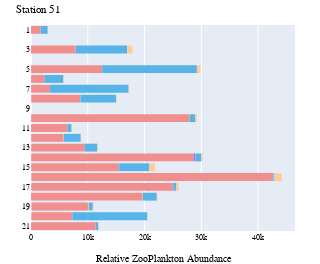
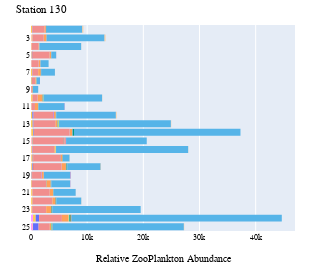

Here is the notebook cell these charts were saved with, in order:
### Code cell
stations = ['51', '130']

cm_to_px = 96 / 2.54  # Conversion factor from centimeters to pixels
width_in_cm = 5
height_in_cm = 7

tax_colors = {}

for station in stations:
    grouped_df = zooplankton_long[zooplankton_long['StationPrefix'] == station][['Station', 'ZooScan_group', 'count']]
    
    grouped_df = grouped_df.groupby(['Station', 'ZooScan_group']).agg({'count':'sum'}).reset_index()
    
    # Split station into prefix and suffix and change to integer
    grouped_df['Sample'] = [x.split('_')[1] for x in grouped_df['Station']]
    
    fig = px.histogram(grouped_df.sort_values(["Sample", 'ZooScan_group'], ascending=[True, True]), 
                x="count", 
                y="Sample",
                
                color='ZooScan_group',
                color_discrete_map={
                    "Rare": "#545454",
                    "Noctiluca": "#56B4E8",
                    "Calanoida": "#F18E8E",
                    "Echinodermata": "#009A83",
                    "Harpacticoida": "#F0E442",
                    "Mollusca": "#FF6600",
                    "Pisces_egg": "#FFCC99",
                    "Pisces_larvae": "#6600CC",
                },
                category_orders={
                    "Sample": ['1', '2', '3', '4', '5', '6', '7', '8', '9', '10',
                               '11', '12', '13', '14', '15', '16', '17', '18', '19', '20',
                               '21', '22', '23', '24', '25']
                },                        
                orientation='h'
            )

    fig.update_layout(
        font=dict(
            family="Times New Roman, serif",  # Set the font family to Times New Roman
            size=8,  # Set the font size
            color="black"  # Set the font color
        ),
        autosize=False,
        width=width_in_cm * cm_to_px,
        height=height_in_cm * cm_to_px,
        margin=dict( # Set the margins
            l=0,  # Left margin
            r=25,  # Right margin
            b=25,  # Bottom margin
            t=25  # Top margin
        ),
        showlegend=False,
        xaxis_title_text='Relative ZooPlankton Abundance',
        title_text='Station {}'.format(station),
        yaxis_title_text=''
    )

    fig.show()

    for trace in fig.data:
        # If trace is not in the dictionary, add it
        if trace.name not in tax_colors:
            # If trace contains a color already in use, give an error
            if trace.marker.color in tax_colors.values():
                raise ValueError(f'Color for {trace.name} already in use, review color disctrete map')
            tax_colors[trace.name] = trace.marker.color
           
    # Save figure as svg
    fig.write_image("../figures/zooplankton/zooscan_absolute_abundance_{}.svg".format(station), scale=1)
    fig.write_image("../figures/zooplankton/zooscan_absolute_abundance_{}.png".format(station), scale=1)

### Figure 1 — Plotly figure (JSON) as saved in the notebook; plotly's stock layout.template omitted (floating-point values rounded to 4 significant figures)
{"data": [{"alignmentgroup": "True", "bingroup": "y", "histfunc": "sum", "hovertemplate": "ZooScan_group=Annelida<br>sum of count=%{x}<br>Sample=%{y}<extra></extra>", "legendgroup": "Annelida", "marker": {"color": "#FF97FF", "pattern": {"shape": ""}}, "name": "Annelida", "offsetgroup": "Annelida", "orientation": "h", "showlegend": true, "type": "histogram", "x": [2.688, 24.33, 0, 11.51, 32.57, 43.37, 21.9, 67.3, 23.33, 12.11, 126.3, 0, 110.6, 19.17, 10.98, 0, 0, 6.082, 25.27, 50.41, 0], "xaxis": "x", "y": ["1", "10", "11", "12", "13", "14", "15", "16", "17", "18", "19", "2", "20", "21", "3", "4", "5", "6", "7", "8", "9"], "yaxis": "y"}, {"alignmentgroup": "True", "bingroup": "y", "histfunc": "sum", "hovertemplate": "ZooScan_group=Appendicularia<br>sum of count=%{x}<br>Sample=%{y}<extra></extra>", "legendgroup": "Appendicularia", "marker": {"color": "#FECB52", "pattern": {"shape": ""}}, "name": "Appendicularia", "offsetgroup": "Appendicularia", "orientation": "h", "showlegend": true, "type": "histogram", "x": [5.375, 0, 11.9, 5.755, 5.429, 10.84, 0, 0, 0, 0, 12.63, 0, 0, 0, 5.491, 0, 11.74, 3.041, 0, 6.302, 0], "xaxis": "x", "y": ["1", "10", "11", "12", "13", "14", "15", "16", "17", "18", "19", "2", "20", "21", "3", "4", "5", "6", "7", "8", "9"], "yaxis": "y"}, {"alignmentgroup": "True", "bingroup": "y", "histfunc": "sum", "hovertemplate": "ZooScan_group=Bellerochea<br>sum of count=%{x}<br>Sample=%{y}<extra></extra>", "legendgroup": "Bellerochea", "marker": {"color": "#636efa", "pattern": {"shape": ""}}, "name": "Bellerochea", "offsetgroup": "Bellerochea", "orientation": "h", "showlegend": true, "type": "histogram", "x": [0, 0, 0, 0, 0, 0, 0, 0, 0, 0, 0, 0, 0, 0, 0, 0, 0, 0, 0, 0, 0], "xaxis": "x", "y": ["1", "10", "11", "12", "13", "14", "15", "16", "17", "18", "19", "2", "20", "21", "3", "4", "5", "6", "7", "8", "9"], "yaxis": "y"}, {"alignmentgroup": "True", "bingroup": "y", "histfunc": "sum", "hovertemplate": "ZooScan_group=Brachyura_zoea<br>sum of count=%{x}<br>Sample=%{y}<extra></extra>", "legendgroup": "Brachyura_zoea", "marker": {"color": "#EF553B", "pattern": {"shape": ""}}, "name": "Brachyura_zoea", "offsetgroup": "Brachyura_zoea", "orientation": "h", "showlegend": true, "type": "histogram", "x": [0, 0, 5.952, 17.27, 16.29, 75.9, 21.9, 0, 23.33, 0, 6.314, 0, 0, 0, 0, 0, 0, 0, 0, 0, 0], "xaxis": "x", "y": ["1", "10", "11", "12", "13", "14", "15", "16", "17", "18", "19", "2", "20", "21", "3", "4", "5", "6", "7", "8", "9"], "yaxis": "y"}, {"alignmentgroup": "True", "bingroup": "y", "histfunc": "sum", "hovertemplate": "ZooScan_group=Calanoida<br>sum of count=%{x}<br>Sample=%{y}<extra></extra>", "legendgroup": "Calanoida", "marker": {"color": "#F18E8E", "pattern": {"shape": ""}}, "name": "Calanoida", "offsetgroup": "Calanoida", "orientation": "h", "showlegend": true, "type": "histogram", "x": [1669.0, 27930.0, 6362.0, 5675.0, 9397.0, 28520.0, 15390.0, 42510.0, 24920.0, 19590.0, 9939.0, 0, 7087.0, 11330.0, 7819.0, 0, 12490.0, 2363.0, 3298.0, 8570.0, 0], "xaxis": "x", "y": ["1", "10", "11", "12", "13", "14", "15", "16", "17", "18", "19", "2", "20", "21", "3", "4", "5", "6", "7", "8", "9"], "yaxis": "y"}, {"alignmentgroup": "True", "bingroup": "y", "histfunc": "sum", "hovertemplate": "ZooScan_group=Caridae_zoea<br>sum of count=%{x}<br>Sample=%{y}<extra></extra>", "legendgroup": "Caridae_zoea", "marker": {"color": "#00cc96", "pattern": {"shape": ""}}, "name": "Caridae_zoea", "offsetgroup": "Caridae_zoea", "orientation": "h", "showlegend": true, "type": "histogram", "x": [0, 0, 5.952, 0, 0, 32.53, 10.95, 0, 0, 0, 0, 0, 0, 0, 0, 0, 0, 0, 0, 0, 0], "xaxis": "x", "y": ["1", "10", "11", "12", "13", "14", "15", "16", "17", "18", "19", "2", "20", "21", "3", "4", "5", "6", "7", "8", "9"], "yaxis": "y"}, {"alignmentgroup": "True", "bingroup": "y", "histfunc": "sum", "hovertemplate": "ZooScan_group=Cirripeda_cyp<br>sum of count=%{x}<br>Sample=%{y}<extra></extra>", "legendgroup": "Cirripeda_cyp", "marker": {"color": "#ab63fa", "pattern": {"shape": ""}}, "name": "Cirripeda_cyp", "offsetgroup": "Cirripeda_cyp", "orientation": "h", "showlegend": true, "type": "histogram", "x": [13.44, 0, 23.81, 11.51, 32.57, 260.2, 43.81, 44.87, 116.7, 36.33, 63.14, 0, 26.03, 38.33, 32.94, 0, 0, 3.041, 18.95, 44.11, 0], "xaxis": "x", "y": ["1", "10", "11", "12", "13", "14", "15", "16", "17", "18", "19", "2", "20", "21", "3", "4", "5", "6", "7", "8", "9"], "yaxis": "y"}, {"alignmentgroup": "True", "bingroup": "y", "histfunc": "sum", "hovertemplate": "ZooScan_group=Cirripeda_naup<br>sum of count=%{x}<br>Sample=%{y}<extra></extra>", "legendgroup": "Cirripeda_naup", "marker": {"color": "#FFA15A", "pattern": {"shape": ""}}, "name": "Cirripeda_naup", "offsetgroup": "Cirripeda_naup", "orientation": "h", "showlegend": true, "type": "histogram", "x": [0, 0, 11.9, 0, 0, 21.69, 21.9, 0, 0, 24.22, 0, 0, 0, 0, 21.96, 0, 0, 0, 0, 0, 0], "xaxis": "x", "y": ["1", "10", "11", "12", "13", "14", "15", "16", "17", "18", "19", "2", "20", "21", "3", "4", "5", "6", "7", "8", "9"], "yaxis": "y"}, {"alignmentgroup": "True", "bingroup": "y", "histfunc": "sum", "hovertemplate": "ZooScan_group=Cnidaria<br>sum of count=%{x}<br>Sample=%{y}<extra></extra>", "legendgroup": "Cnidaria", "marker": {"color": "#19d3f3", "pattern": {"shape": ""}}, "name": "Cnidaria", "offsetgroup": "Cnidaria", "orientation": "h", "showlegend": true, "type": "histogram", "x": [16.13, 48.65, 0, 17.27, 27.14, 21.69, 0, 22.43, 0, 12.11, 0, 0, 0, 0, 21.96, 0, 58.68, 0, 0, 25.21, 0], "xaxis": "x", "y": ["1", "10", "11", "12", "13", "14", "15", "16", "17", "18", "19", "2", "20", "21", "3", "4", "5", "6", "7", "8", "9"], "yaxis": "y"}, {"alignmentgroup": "True", "bingroup": "y", "histfunc": "sum", "hovertemplate": "ZooScan_group=Ctenophora<br>sum of count=%{x}<br>Sample=%{y}<extra></extra>", "legendgroup": "Ctenophora", "marker": {"color": "#FF6692", "pattern": {"shape": ""}}, "name": "Ctenophora", "offsetgroup": "Ctenophora", "orientation": "h", "showlegend": true, "type": "histogram", "x": [2.688, 0, 0, 0, 0, 10.84, 0, 0, 0, 0, 0, 0, 0, 0, 10.98, 0, 0, 0, 0, 0, 0], "xaxis": "x", "y": ["1", "10", "11", "12", "13", "14", "15", "16", "17", "18", "19", "2", "20", "21", "3", "4", "5", "6", "7", "8", "9"], "yaxis": "y"}, {"alignmentgroup": "True", "bingroup": "y", "histfunc": "sum", "hovertemplate": "ZooScan_group=Cumacea<br>sum of count=%{x}<br>Sample=%{y}<extra></extra>", "legendgroup": "Cumacea", "marker": {"color": "#B6E880", "pattern": {"shape": ""}}, "name": "Cumacea", "offsetgroup": "Cumacea", "orientation": "h", "showlegend": true, "type": "histogram", "x": [2.688, 24.33, 0, 46.04, 0, 10.84, 21.9, 44.87, 23.33, 36.33, 12.63, 0, 13.02, 0, 10.98, 0, 0, 6.082, 6.318, 12.6, 0], "xaxis": "x", "y": ["1", "10", "11", "12", "13", "14", "15", "16", "17", "18", "19", "2", "20", "21", "3", "4", "5", "6", "7", "8", "9"], "yaxis": "y"}, {"alignmentgroup": "True", "bingroup": "y", "histfunc": "sum", "hovertemplate": "ZooScan_group=Echinodermata<br>sum of count=%{x}<br>Sample=%{y}<extra></extra>", "legendgroup": "Echinodermata", "marker": {"color": "#009A83", "pattern": {"shape": ""}}, "name": "Echinodermata", "offsetgroup": "Echinodermata", "orientation": "h", "showlegend": true, "type": "histogram", "x": [0, 0, 0, 0, 0, 0, 0, 0, 0, 0, 0, 0, 0, 0, 0, 0, 0, 0, 0, 0, 0], "xaxis": "x", "y": ["1", "10", "11", "12", "13", "14", "15", "16", "17", "18", "19", "2", "20", "21", "3", "4", "5", "6", "7", "8", "9"], "yaxis": "y"}, {"alignmentgroup": "True", "bingroup": "y", "histfunc": "sum", "hovertemplate": "ZooScan_group=Harpacticoida<br>sum of count=%{x}<br>Sample=%{y}<extra></extra>", "legendgroup": "Harpacticoida", "marker": {"color": "#F0E442", "pattern": {"shape": ""}}, "name": "Harpacticoida", "offsetgroup": "Harpacticoida", "orientation": "h", "showlegend": true, "type": "histogram", "x": [0, 0, 0, 11.51, 5.429, 0, 10.95, 22.43, 0, 12.11, 75.77, 0, 39.05, 19.17, 0, 0, 0, 0, 12.64, 25.21, 0], "xaxis": "x", "y": ["1", "10", "11", "12", "13", "14", "15", "16", "17", "18", "19", "2", "20", "21", "3", "4", "5", "6", "7", "8", "9"], "yaxis": "y"}, {"alignmentgroup": "True", "bingroup": "y", "histfunc": "sum", "hovertemplate": "ZooScan_group=Mollusca<br>sum of count=%{x}<br>Sample=%{y}<extra></extra>", "legendgroup": "Mollusca", "marker": {"color": "#FF6600", "pattern": {"shape": ""}}, "name": "Mollusca", "offsetgroup": "Mollusca", "orientation": "h", "showlegend": true, "type": "histogram", "x": [0, 0, 0, 0, 0, 0, 0, 0, 0, 0, 0, 0, 0, 0, 0, 0, 0, 0, 0, 0, 0], "xaxis": "x", "y": ["1", "10", "11", "12", "13", "14", "15", "16", "17", "18", "19", "2", "20", "21", "3", "4", "5", "6", "7", "8", "9"], "yaxis": "y"}, {"alignmentgroup": "True", "bingroup": "y", "histfunc": "sum", "hovertemplate": "ZooScan_group=Noctiluca<br>sum of count=%{x}<br>Sample=%{y}<extra></extra>", "legendgroup": "Noctiluca", "marker": {"color": "#56B4E8", "pattern": {"shape": ""}}, "name": "Noctiluca", "offsetgroup": "Noctiluca", "orientation": "h", "showlegend": true, "type": "histogram", "x": [1220.0, 924.4, 726.1, 2964.0, 2161.0, 975.9, 5312.0, 179.5, 466.6, 2434.0, 656.7, 0, 13190.0, 460.0, 9004.0, 0, 16680.0, 3321.0, 13840.0, 6245.0, 0], "xaxis": "x", "y": ["1", "10", "11", "12", "13", "14", "15", "16", "17", "18", "19", "2", "20", "21", "3", "4", "5", "6", "7", "8", "9"], "yaxis": "y"}, {"alignmentgroup": "True", "bingroup": "y", "histfunc": "sum", "hovertemplate": "ZooScan_group=Pisces_egg<br>sum of count=%{x}<br>Sample=%{y}<extra></extra>", "legendgroup": "Pisces_egg", "marker": {"color": "#FFCC99", "pattern": {"shape": ""}}, "name": "Pisces_egg", "offsetgroup": "Pisces_egg", "orientation": "h", "showlegend": true, "type": "histogram", "x": [59.13, 291.9, 101.2, 109.3, 92.29, 281.9, 996.7, 1301.0, 420.0, 121.1, 126.3, 0, 71.58, 95.83, 944.4, 0, 633.8, 106.4, 107.4, 138.6, 0], "xaxis": "x", "y": ["1", "10", "11", "12", "13", "14", "15", "16", "17", "18", "19", "2", "20", "21", "3", "4", "5", "6", "7", "8", "9"], "yaxis": "y"}, {"alignmentgroup": "True", "bingroup": "y", "histfunc": "sum", "hovertemplate": "ZooScan_group=Pisces_larvae<br>sum of count=%{x}<br>Sample=%{y}<extra></extra>", "legendgroup": "Pisces_larvae", "marker": {"color": "#6600CC", "pattern": {"shape": ""}}, "name": "Pisces_larvae", "offsetgroup": "Pisces_larvae", "orientation": "h", "showlegend": true, "type": "histogram", "x": [2.688, 0, 0, 0, 0, 0, 0, 0, 0, 0, 0, 0, 0, 0, 0, 0, 0, 0, 0, 0, 0], "xaxis": "x", "y": ["1", "10", "11", "12", "13", "14", "15", "16", "17", "18", "19", "2", "20", "21", "3", "4", "5", "6", "7", "8", "9"], "yaxis": "y"}], "layout": {"autosize": false, "barmode": "relative", "font": {"color": "black", "family": "Times New Roman, serif", "size": 8}, "height": 264.6, "legend": {"title": {"text": "ZooScan_group"}, "tracegroupgap": 0}, "margin": {"b": 25, "l": 0, "r": 25, "t": 25}, "showlegend": false, "title": {"text": "Station 51"}, "width": 189.0, "xaxis": {"anchor": "y", "domain": [0, 1], "title": {"text": "Relative ZooPlankton Abundance"}}, "yaxis": {"anchor": "x", "categoryarray": ["25", "24", "23", "22", "21", "20", "19", "18", "17", "16", "15", "14", "13", "12", "11", "10", "9", "8", "7", "6", "5", "4", "3", "2", "1"], "categoryorder": "array", "domain": [0, 1], "title": {"text": ""}}}}

### Figure 2 — Plotly figure (JSON) as saved in the notebook; plotly's stock layout.template omitted (floating-point values rounded to 4 significant figures)
{"data": [{"alignmentgroup": "True", "bingroup": "y", "histfunc": "sum", "hovertemplate": "ZooScan_group=Annelida<br>sum of count=%{x}<br>Sample=%{y}<extra></extra>", "legendgroup": "Annelida", "marker": {"color": "#FF97FF", "pattern": {"shape": ""}}, "name": "Annelida", "offsetgroup": "Annelida", "orientation": "h", "showlegend": true, "type": "histogram", "x": [0, 27.0, 7.325, 0, 0, 52.09, 123.6, 43.69, 54.56, 38.41, 18.93, 0, 20.26, 34.26, 31.26, 55.8, 359.2, 293.3, 86.57, 10.18, 42.18, 14.16, 0, 0, 0], "xaxis": "x", "y": ["1", "10", "11", "12", "13", "14", "15", "16", "17", "18", "19", "2", "20", "21", "22", "23", "24", "25", "3", "4", "5", "6", "7", "8", "9"], "yaxis": "y"}, {"alignmentgroup": "True", "bingroup": "y", "histfunc": "sum", "hovertemplate": "ZooScan_group=Appendicularia<br>sum of count=%{x}<br>Sample=%{y}<extra></extra>", "legendgroup": "Appendicularia", "marker": {"color": "#FECB52", "pattern": {"shape": ""}}, "name": "Appendicularia", "offsetgroup": "Appendicularia", "orientation": "h", "showlegend": true, "type": "histogram", "x": [0, 243.0, 80.57, 240.9, 307.2, 364.6, 173.0, 131.1, 236.4, 211.2, 94.64, 176.1, 121.6, 217.0, 243.8, 139.5, 478.9, 58.67, 173.1, 91.61, 103.1, 61.38, 214.2, 141.5, 18.04], "xaxis": "x", "y": ["1", "10", "11", "12", "13", "14", "15", "16", "17", "18", "19", "2", "20", "21", "22", "23", "24", "25", "3", "4", "5", "6", "7", "8", "9"], "yaxis": "y"}, {"alignmentgroup": "True", "bingroup": "y", "histfunc": "sum", "hovertemplate": "ZooScan_group=Bellerochea<br>sum of count=%{x}<br>Sample=%{y}<extra></extra>", "legendgroup": "Bellerochea", "marker": {"color": "#636efa", "pattern": {"shape": ""}}, "name": "Bellerochea", "offsetgroup": "Bellerochea", "orientation": "h", "showlegend": true, "type": "histogram", "x": [0, 0, 21.97, 210.8, 139.6, 104.2, 49.42, 87.39, 54.56, 115.2, 56.79, 67.71, 20.26, 11.42, 12.5, 27.9, 598.6, 997.4, 24.73, 5.089, 93.72, 18.89, 48.68, 32.66, 9.018], "xaxis": "x", "y": ["1", "10", "11", "12", "13", "14", "15", "16", "17", "18", "19", "2", "20", "21", "22", "23", "24", "25", "3", "4", "5", "6", "7", "8", "9"], "yaxis": "y"}, {"alignmentgroup": "True", "bingroup": "y", "histfunc": "sum", "hovertemplate": "ZooScan_group=Brachyura_zoea<br>sum of count=%{x}<br>Sample=%{y}<extra></extra>", "legendgroup": "Brachyura_zoea", "marker": {"color": "#EF553B", "pattern": {"shape": ""}}, "name": "Brachyura_zoea", "offsetgroup": "Brachyura_zoea", "orientation": "h", "showlegend": true, "type": "histogram", "x": [0, 27.0, 0, 0, 0, 0, 0, 0, 90.94, 115.2, 18.93, 0, 20.26, 11.42, 25.01, 55.8, 0, 0, 0, 5.089, 70.29, 0, 9.736, 0, 3.006], "xaxis": "x", "y": ["1", "10", "11", "12", "13", "14", "15", "16", "17", "18", "19", "2", "20", "21", "22", "23", "24", "25", "3", "4", "5", "6", "7", "8", "9"], "yaxis": "y"}, {"alignmentgroup": "True", "bingroup": "y", "histfunc": "sum", "hovertemplate": "ZooScan_group=Calanoida<br>sum of count=%{x}<br>Sample=%{y}<extra></extra>", "legendgroup": "Calanoida", "marker": {"color": "#F18E8E", "pattern": {"shape": ""}}, "name": "Calanoida", "offsetgroup": "Calanoida", "orientation": "h", "showlegend": true, "type": "histogram", "x": [0, 809.9, 593.3, 3493.0, 3826.0, 6303.0, 5510.0, 3889.0, 4856.0, 4935.0, 1666.0, 2126.0, 2492.0, 3049.0, 3470.0, 2427.0, 4070.0, 1995.0, 1966.0, 1242.0, 2915.0, 1237.0, 1003.0, 587.8, 156.3], "xaxis": "x", "y": ["1", "10", "11", "12", "13", "14", "15", "16", "17", "18", "19", "2", "20", "21", "22", "23", "24", "25", "3", "4", "5", "6", "7", "8", "9"], "yaxis": "y"}, {"alignmentgroup": "True", "bingroup": "y", "histfunc": "sum", "hovertemplate": "ZooScan_group=Caridae_zoea<br>sum of count=%{x}<br>Sample=%{y}<extra></extra>", "legendgroup": "Caridae_zoea", "marker": {"color": "#00cc96", "pattern": {"shape": ""}}, "name": "Caridae_zoea", "offsetgroup": "Caridae_zoea", "orientation": "h", "showlegend": true, "type": "histogram", "x": [0, 0, 0, 0, 0, 0, 24.71, 0, 18.19, 0, 0, 0, 60.78, 0, 6.251, 0, 0, 0, 0, 0, 0, 0, 0, 10.89, 0], "xaxis": "x", "y": ["1", "10", "11", "12", "13", "14", "15", "16", "17", "18", "19", "2", "20", "21", "22", "23", "24", "25", "3", "4", "5", "6", "7", "8", "9"], "yaxis": "y"}, {"alignmentgroup": "True", "bingroup": "y", "histfunc": "sum", "hovertemplate": "ZooScan_group=Cirripeda_cyp<br>sum of count=%{x}<br>Sample=%{y}<extra></extra>", "legendgroup": "Cirripeda_cyp", "marker": {"color": "#ab63fa", "pattern": {"shape": ""}}, "name": "Cirripeda_cyp", "offsetgroup": "Cirripeda_cyp", "orientation": "h", "showlegend": true, "type": "histogram", "x": [0, 54.0, 7.325, 120.4, 55.86, 52.09, 74.13, 0, 18.19, 38.41, 75.72, 13.54, 20.26, 11.42, 12.5, 0, 0, 0, 24.73, 5.089, 56.23, 33.05, 0, 10.89, 6.012], "xaxis": "x", "y": ["1", "10", "11", "12", "13", "14", "15", "16", "17", "18", "19", "2", "20", "21", "22", "23", "24", "25", "3", "4", "5", "6", "7", "8", "9"], "yaxis": "y"}, {"alignmentgroup": "True", "bingroup": "y", "histfunc": "sum", "hovertemplate": "ZooScan_group=Cirripeda_naup<br>sum of count=%{x}<br>Sample=%{y}<extra></extra>", "legendgroup": "Cirripeda_naup", "marker": {"color": "#FFA15A", "pattern": {"shape": ""}}, "name": "Cirripeda_naup", "offsetgroup": "Cirripeda_naup", "orientation": "h", "showlegend": true, "type": "histogram", "x": [0, 917.9, 542.0, 361.3, 391.0, 468.8, 148.3, 218.5, 291.0, 768.2, 340.7, 243.8, 769.8, 593.9, 587.6, 948.5, 1197.0, 234.7, 470.0, 122.1, 309.3, 311.6, 467.3, 174.2, 120.2], "xaxis": "x", "y": ["1", "10", "11", "12", "13", "14", "15", "16", "17", "18", "19", "2", "20", "21", "22", "23", "24", "25", "3", "4", "5", "6", "7", "8", "9"], "yaxis": "y"}, {"alignmentgroup": "True", "bingroup": "y", "histfunc": "sum", "hovertemplate": "ZooScan_group=Cnidaria<br>sum of count=%{x}<br>Sample=%{y}<extra></extra>", "legendgroup": "Cnidaria", "marker": {"color": "#19d3f3", "pattern": {"shape": ""}}, "name": "Cnidaria", "offsetgroup": "Cnidaria", "orientation": "h", "showlegend": true, "type": "histogram", "x": [0, 27.0, 14.65, 30.11, 27.93, 52.09, 24.71, 21.85, 18.19, 38.41, 18.93, 0, 60.78, 45.68, 0, 0, 0, 58.67, 12.37, 10.18, 0, 9.443, 9.736, 10.89, 9.018], "xaxis": "x", "y": ["1", "10", "11", "12", "13", "14", "15", "16", "17", "18", "19", "2", "20", "21", "22", "23", "24", "25", "3", "4", "5", "6", "7", "8", "9"], "yaxis": "y"}, {"alignmentgroup": "True", "bingroup": "y", "histfunc": "sum", "hovertemplate": "ZooScan_group=Ctenophora<br>sum of count=%{x}<br>Sample=%{y}<extra></extra>", "legendgroup": "Ctenophora", "marker": {"color": "#FF6692", "pattern": {"shape": ""}}, "name": "Ctenophora", "offsetgroup": "Ctenophora", "orientation": "h", "showlegend": true, "type": "histogram", "x": [0, 0, 7.325, 0, 27.93, 26.04, 98.84, 0, 0, 38.41, 18.93, 40.63, 20.26, 11.42, 6.251, 0, 0, 0, 0, 0, 9.372, 9.443, 9.736, 0, 0], "xaxis": "x", "y": ["1", "10", "11", "12", "13", "14", "15", "16", "17", "18", "19", "2", "20", "21", "22", "23", "24", "25", "3", "4", "5", "6", "7", "8", "9"], "yaxis": "y"}, {"alignmentgroup": "True", "bingroup": "y", "histfunc": "sum", "hovertemplate": "ZooScan_group=Cumacea<br>sum of count=%{x}<br>Sample=%{y}<extra></extra>", "legendgroup": "Cumacea", "marker": {"color": "#B6E880", "pattern": {"shape": ""}}, "name": "Cumacea", "offsetgroup": "Cumacea", "orientation": "h", "showlegend": true, "type": "histogram", "x": [0, 0, 0, 0, 0, 0, 0, 0, 0, 19.2, 0, 0, 0, 0, 0, 0, 119.7, 0, 0, 0, 4.686, 0, 0, 0, 0], "xaxis": "x", "y": ["1", "10", "11", "12", "13", "14", "15", "16", "17", "18", "19", "2", "20", "21", "22", "23", "24", "25", "3", "4", "5", "6", "7", "8", "9"], "yaxis": "y"}, {"alignmentgroup": "True", "bingroup": "y", "histfunc": "sum", "hovertemplate": "ZooScan_group=Echinodermata<br>sum of count=%{x}<br>Sample=%{y}<extra></extra>", "legendgroup": "Echinodermata", "marker": {"color": "#009A83", "pattern": {"shape": ""}}, "name": "Echinodermata", "offsetgroup": "Echinodermata", "orientation": "h", "showlegend": true, "type": "histogram", "x": [0, 80.99, 43.95, 0, 111.7, 234.4, 24.71, 0, 36.38, 153.6, 0, 94.8, 20.26, 22.84, 81.27, 111.6, 239.4, 58.67, 12.37, 10.18, 0, 9.443, 38.95, 32.66, 18.04], "xaxis": "x", "y": ["1", "10", "11", "12", "13", "14", "15", "16", "17", "18", "19", "2", "20", "21", "22", "23", "24", "25", "3", "4", "5", "6", "7", "8", "9"], "yaxis": "y"}, {"alignmentgroup": "True", "bingroup": "y", "histfunc": "sum", "hovertemplate": "ZooScan_group=Harpacticoida<br>sum of count=%{x}<br>Sample=%{y}<extra></extra>", "legendgroup": "Harpacticoida", "marker": {"color": "#F0E442", "pattern": {"shape": ""}}, "name": "Harpacticoida", "offsetgroup": "Harpacticoida", "orientation": "h", "showlegend": true, "type": "histogram", "x": [0, 54.0, 21.97, 30.11, 111.7, 0, 0, 65.54, 0, 0, 0, 0, 0, 0, 18.75, 0, 0, 58.67, 0, 10.18, 4.686, 0, 0, 10.89, 3.006], "xaxis": "x", "y": ["1", "10", "11", "12", "13", "14", "15", "16", "17", "18", "19", "2", "20", "21", "22", "23", "24", "25", "3", "4", "5", "6", "7", "8", "9"], "yaxis": "y"}, {"alignmentgroup": "True", "bingroup": "y", "histfunc": "sum", "hovertemplate": "ZooScan_group=Mollusca<br>sum of count=%{x}<br>Sample=%{y}<extra></extra>", "legendgroup": "Mollusca", "marker": {"color": "#FF6600", "pattern": {"shape": ""}}, "name": "Mollusca", "offsetgroup": "Mollusca", "orientation": "h", "showlegend": true, "type": "histogram", "x": [0, 0, 0, 0, 0, 0, 0, 0, 0, 0, 0, 0, 0, 22.84, 6.251, 27.9, 119.7, 58.67, 12.37, 0, 0, 0, 0, 0, 0], "xaxis": "x", "y": ["1", "10", "11", "12", "13", "14", "15", "16", "17", "18", "19", "2", "20", "21", "22", "23", "24", "25", "3", "4", "5", "6", "7", "8", "9"], "yaxis": "y"}, {"alignmentgroup": "True", "bingroup": "y", "histfunc": "sum", "hovertemplate": "ZooScan_group=Noctiluca<br>sum of count=%{x}<br>Sample=%{y}<extra></extra>", "legendgroup": "Noctiluca", "marker": {"color": "#56B4E8", "pattern": {"shape": ""}}, "name": "Noctiluca", "offsetgroup": "Noctiluca", "orientation": "h", "showlegend": true, "type": "histogram", "x": [0, 10420.0, 4615.0, 10630.0, 19910.0, 29640.0, 14360.0, 23530.0, 1200.0, 5934.0, 4675.0, 6379.0, 3343.0, 3929.0, 4451.0, 15730.0, 37470.0, 23410.0, 10310.0, 7420.0, 862.3, 1431.0, 2463.0, 576.9, 940.8], "xaxis": "x", "y": ["1", "10", "11", "12", "13", "14", "15", "16", "17", "18", "19", "2", "20", "21", "22", "23", "24", "25", "3", "4", "5", "6", "7", "8", "9"], "yaxis": "y"}, {"alignmentgroup": "True", "bingroup": "y", "histfunc": "sum", "hovertemplate": "ZooScan_group=Pisces_egg<br>sum of count=%{x}<br>Sample=%{y}<extra></extra>", "legendgroup": "Pisces_egg", "marker": {"color": "#FFCC99", "pattern": {"shape": ""}}, "name": "Pisces_egg", "offsetgroup": "Pisces_egg", "orientation": "h", "showlegend": true, "type": "histogram", "x": [0, 27.0, 7.325, 120.4, 55.86, 0, 0, 21.85, 36.38, 57.61, 37.86, 176.1, 20.26, 11.42, 25.01, 0, 0, 58.67, 173.1, 15.27, 14.06, 9.443, 9.736, 0, 3.006], "xaxis": "x", "y": ["1", "10", "11", "12", "13", "14", "15", "16", "17", "18", "19", "2", "20", "21", "22", "23", "24", "25", "3", "4", "5", "6", "7", "8", "9"], "yaxis": "y"}, {"alignmentgroup": "True", "bingroup": "y", "histfunc": "sum", "hovertemplate": "ZooScan_group=Pisces_larvae<br>sum of count=%{x}<br>Sample=%{y}<extra></extra>", "legendgroup": "Pisces_larvae", "marker": {"color": "#6600CC", "pattern": {"shape": ""}}, "name": "Pisces_larvae", "offsetgroup": "Pisces_larvae", "orientation": "h", "showlegend": true, "type": "histogram", "x": [0, 0, 21.97, 0, 0, 0, 0, 0, 0, 0, 37.86, 0, 20.26, 0, 0, 0, 0, 0, 0, 0, 9.372, 0, 0, 10.89, 0], "xaxis": "x", "y": ["1", "10", "11", "12", "13", "14", "15", "16", "17", "18", "19", "2", "20", "21", "22", "23", "24", "25", "3", "4", "5", "6", "7", "8", "9"], "yaxis": "y"}], "layout": {"autosize": false, "barmode": "relative", "font": {"color": "black", "family": "Times New Roman, serif", "size": 8}, "height": 264.6, "legend": {"title": {"text": "ZooScan_group"}, "tracegroupgap": 0}, "margin": {"b": 25, "l": 0, "r": 25, "t": 25}, "showlegend": false, "title": {"text": "Station 130"}, "width": 189.0, "xaxis": {"anchor": "y", "domain": [0, 1], "title": {"text": "Relative ZooPlankton Abundance"}}, "yaxis": {"anchor": "x", "categoryarray": ["25", "24", "23", "22", "21", "20", "19", "18", "17", "16", "15", "14", "13", "12", "11", "10", "9", "8", "7", "6", "5", "4", "3", "2", "1"], "categoryorder": "array", "domain": [0, 1], "title": {"text": ""}}}}
